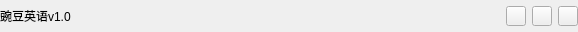
<?xml version="1.0" encoding="UTF-8"?>
<ui version="4.0">
 <class>HeadControlWidget</class>
 <widget class="QWidget" name="HeadControlWidget">
  <property name="geometry">
   <rect>
    <x>0</x>
    <y>0</y>
    <width>578</width>
    <height>32</height>
   </rect>
  </property>
  <property name="windowTitle">
   <string>Form</string>
  </property>
  <layout class="QHBoxLayout" name="horizontalLayout">
   <property name="leftMargin">
    <number>0</number>
   </property>
   <property name="topMargin">
    <number>0</number>
   </property>
   <property name="rightMargin">
    <number>0</number>
   </property>
   <property name="bottomMargin">
    <number>0</number>
   </property>
   <item>
    <widget class="QLabel" name="label">
     <property name="text">
      <string>豌豆英语v1.0</string>
     </property>
    </widget>
   </item>
   <item>
    <spacer name="horizontalSpacer">
     <property name="orientation">
      <enum>Qt::Horizontal</enum>
     </property>
     <property name="sizeHint" stdset="0">
      <size>
       <width>400</width>
       <height>20</height>
      </size>
     </property>
    </spacer>
   </item>
   <item>
    <widget class="QPushButton" name="pushButtonMin">
     <property name="maximumSize">
      <size>
       <width>20</width>
       <height>20</height>
      </size>
     </property>
     <property name="styleSheet">
      <string notr="true">border-image: url(:/images/btn_min.png);</string>
     </property>
     <property name="text">
      <string/>
     </property>
    </widget>
   </item>
   <item>
    <widget class="QPushButton" name="pushButton_max">
     <property name="maximumSize">
      <size>
       <width>20</width>
       <height>20</height>
      </size>
     </property>
     <property name="styleSheet">
      <string notr="true">border-image: url(:/images/btn_max.png);</string>
     </property>
     <property name="text">
      <string/>
     </property>
    </widget>
   </item>
   <item>
    <widget class="QPushButton" name="pushButton_close">
     <property name="maximumSize">
      <size>
       <width>20</width>
       <height>20</height>
      </size>
     </property>
     <property name="styleSheet">
      <string notr="true">border-image: url(:/images/btn_close.png);</string>
     </property>
     <property name="text">
      <string/>
     </property>
    </widget>
   </item>
  </layout>
 </widget>
 <resources/>
 <connections/>
</ui>
